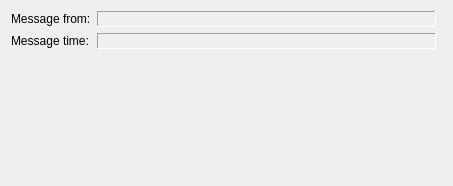
<ui version="4.0" >
 <class>KLinPopupview_base</class>
 <widget class="QWidget" name="KLinPopupview_base" >
  <property name="geometry" >
   <rect>
    <x>0</x>
    <y>0</y>
    <width>453</width>
    <height>186</height>
   </rect>
  </property>
  <property name="sizePolicy" >
   <sizepolicy vsizetype="Minimum" hsizetype="Minimum" >
    <horstretch>0</horstretch>
    <verstretch>0</verstretch>
   </sizepolicy>
  </property>
  <property name="windowTitle" >
   <string>KLinPopup_base</string>
  </property>
  <layout class="QGridLayout" >
   <item row="2" column="0" colspan="3" >
    <widget class="KTextEdit" native="1" name="message_field" >
     <property name="sizePolicy" >
      <sizepolicy vsizetype="MinimumExpanding" hsizetype="MinimumExpanding" >
       <horstretch>0</horstretch>
       <verstretch>0</verstretch>
      </sizepolicy>
     </property>
     <property name="palette" >
      <palette>
       <active>
        <colorrole role="WindowText" >
         <brush brushstyle="SolidPattern" >
          <color alpha="255" >
           <red>0</red>
           <green>0</green>
           <blue>0</blue>
          </color>
         </brush>
        </colorrole>
        <colorrole role="Button" >
         <brush brushstyle="SolidPattern" >
          <color alpha="255" >
           <red>221</red>
           <green>223</green>
           <blue>228</blue>
          </color>
         </brush>
        </colorrole>
        <colorrole role="Light" >
         <brush brushstyle="SolidPattern" >
          <color alpha="255" >
           <red>255</red>
           <green>255</green>
           <blue>255</blue>
          </color>
         </brush>
        </colorrole>
        <colorrole role="Midlight" >
         <brush brushstyle="SolidPattern" >
          <color alpha="255" >
           <red>238</red>
           <green>239</green>
           <blue>241</blue>
          </color>
         </brush>
        </colorrole>
        <colorrole role="Dark" >
         <brush brushstyle="SolidPattern" >
          <color alpha="255" >
           <red>110</red>
           <green>111</green>
           <blue>114</blue>
          </color>
         </brush>
        </colorrole>
        <colorrole role="Mid" >
         <brush brushstyle="SolidPattern" >
          <color alpha="255" >
           <red>147</red>
           <green>149</green>
           <blue>152</blue>
          </color>
         </brush>
        </colorrole>
        <colorrole role="Text" >
         <brush brushstyle="SolidPattern" >
          <color alpha="255" >
           <red>0</red>
           <green>0</green>
           <blue>0</blue>
          </color>
         </brush>
        </colorrole>
        <colorrole role="BrightText" >
         <brush brushstyle="SolidPattern" >
          <color alpha="255" >
           <red>255</red>
           <green>255</green>
           <blue>255</blue>
          </color>
         </brush>
        </colorrole>
        <colorrole role="ButtonText" >
         <brush brushstyle="SolidPattern" >
          <color alpha="255" >
           <red>0</red>
           <green>0</green>
           <blue>0</blue>
          </color>
         </brush>
        </colorrole>
        <colorrole role="Base" >
         <brush brushstyle="SolidPattern" >
          <color alpha="255" >
           <red>255</red>
           <green>255</green>
           <blue>255</blue>
          </color>
         </brush>
        </colorrole>
        <colorrole role="Window" >
         <brush brushstyle="SolidPattern" >
          <color alpha="255" >
           <red>255</red>
           <green>255</green>
           <blue>255</blue>
          </color>
         </brush>
        </colorrole>
        <colorrole role="Shadow" >
         <brush brushstyle="SolidPattern" >
          <color alpha="255" >
           <red>0</red>
           <green>0</green>
           <blue>0</blue>
          </color>
         </brush>
        </colorrole>
        <colorrole role="Highlight" >
         <brush brushstyle="SolidPattern" >
          <color alpha="255" >
           <red>103</red>
           <green>141</green>
           <blue>178</blue>
          </color>
         </brush>
        </colorrole>
        <colorrole role="HighlightedText" >
         <brush brushstyle="SolidPattern" >
          <color alpha="255" >
           <red>255</red>
           <green>255</green>
           <blue>255</blue>
          </color>
         </brush>
        </colorrole>
        <colorrole role="Link" >
         <brush brushstyle="SolidPattern" >
          <color alpha="255" >
           <red>0</red>
           <green>0</green>
           <blue>238</blue>
          </color>
         </brush>
        </colorrole>
        <colorrole role="LinkVisited" >
         <brush brushstyle="SolidPattern" >
          <color alpha="255" >
           <red>82</red>
           <green>24</green>
           <blue>139</blue>
          </color>
         </brush>
        </colorrole>
       </active>
       <inactive>
        <colorrole role="WindowText" >
         <brush brushstyle="SolidPattern" >
          <color alpha="255" >
           <red>0</red>
           <green>0</green>
           <blue>0</blue>
          </color>
         </brush>
        </colorrole>
        <colorrole role="Button" >
         <brush brushstyle="SolidPattern" >
          <color alpha="255" >
           <red>221</red>
           <green>223</green>
           <blue>228</blue>
          </color>
         </brush>
        </colorrole>
        <colorrole role="Light" >
         <brush brushstyle="SolidPattern" >
          <color alpha="255" >
           <red>255</red>
           <green>255</green>
           <blue>255</blue>
          </color>
         </brush>
        </colorrole>
        <colorrole role="Midlight" >
         <brush brushstyle="SolidPattern" >
          <color alpha="255" >
           <red>254</red>
           <green>254</green>
           <blue>255</blue>
          </color>
         </brush>
        </colorrole>
        <colorrole role="Dark" >
         <brush brushstyle="SolidPattern" >
          <color alpha="255" >
           <red>110</red>
           <green>111</green>
           <blue>114</blue>
          </color>
         </brush>
        </colorrole>
        <colorrole role="Mid" >
         <brush brushstyle="SolidPattern" >
          <color alpha="255" >
           <red>147</red>
           <green>149</green>
           <blue>152</blue>
          </color>
         </brush>
        </colorrole>
        <colorrole role="Text" >
         <brush brushstyle="SolidPattern" >
          <color alpha="255" >
           <red>0</red>
           <green>0</green>
           <blue>0</blue>
          </color>
         </brush>
        </colorrole>
        <colorrole role="BrightText" >
         <brush brushstyle="SolidPattern" >
          <color alpha="255" >
           <red>255</red>
           <green>255</green>
           <blue>255</blue>
          </color>
         </brush>
        </colorrole>
        <colorrole role="ButtonText" >
         <brush brushstyle="SolidPattern" >
          <color alpha="255" >
           <red>0</red>
           <green>0</green>
           <blue>0</blue>
          </color>
         </brush>
        </colorrole>
        <colorrole role="Base" >
         <brush brushstyle="SolidPattern" >
          <color alpha="255" >
           <red>255</red>
           <green>255</green>
           <blue>255</blue>
          </color>
         </brush>
        </colorrole>
        <colorrole role="Window" >
         <brush brushstyle="SolidPattern" >
          <color alpha="255" >
           <red>255</red>
           <green>255</green>
           <blue>255</blue>
          </color>
         </brush>
        </colorrole>
        <colorrole role="Shadow" >
         <brush brushstyle="SolidPattern" >
          <color alpha="255" >
           <red>0</red>
           <green>0</green>
           <blue>0</blue>
          </color>
         </brush>
        </colorrole>
        <colorrole role="Highlight" >
         <brush brushstyle="SolidPattern" >
          <color alpha="255" >
           <red>103</red>
           <green>141</green>
           <blue>178</blue>
          </color>
         </brush>
        </colorrole>
        <colorrole role="HighlightedText" >
         <brush brushstyle="SolidPattern" >
          <color alpha="255" >
           <red>255</red>
           <green>255</green>
           <blue>255</blue>
          </color>
         </brush>
        </colorrole>
        <colorrole role="Link" >
         <brush brushstyle="SolidPattern" >
          <color alpha="255" >
           <red>0</red>
           <green>0</green>
           <blue>238</blue>
          </color>
         </brush>
        </colorrole>
        <colorrole role="LinkVisited" >
         <brush brushstyle="SolidPattern" >
          <color alpha="255" >
           <red>82</red>
           <green>24</green>
           <blue>139</blue>
          </color>
         </brush>
        </colorrole>
       </inactive>
       <disabled>
        <colorrole role="WindowText" >
         <brush brushstyle="SolidPattern" >
          <color alpha="255" >
           <red>128</red>
           <green>128</green>
           <blue>128</blue>
          </color>
         </brush>
        </colorrole>
        <colorrole role="Button" >
         <brush brushstyle="SolidPattern" >
          <color alpha="255" >
           <red>221</red>
           <green>223</green>
           <blue>228</blue>
          </color>
         </brush>
        </colorrole>
        <colorrole role="Light" >
         <brush brushstyle="SolidPattern" >
          <color alpha="255" >
           <red>255</red>
           <green>255</green>
           <blue>255</blue>
          </color>
         </brush>
        </colorrole>
        <colorrole role="Midlight" >
         <brush brushstyle="SolidPattern" >
          <color alpha="255" >
           <red>254</red>
           <green>254</green>
           <blue>255</blue>
          </color>
         </brush>
        </colorrole>
        <colorrole role="Dark" >
         <brush brushstyle="SolidPattern" >
          <color alpha="255" >
           <red>110</red>
           <green>111</green>
           <blue>114</blue>
          </color>
         </brush>
        </colorrole>
        <colorrole role="Mid" >
         <brush brushstyle="SolidPattern" >
          <color alpha="255" >
           <red>147</red>
           <green>149</green>
           <blue>152</blue>
          </color>
         </brush>
        </colorrole>
        <colorrole role="Text" >
         <brush brushstyle="SolidPattern" >
          <color alpha="255" >
           <red>0</red>
           <green>0</green>
           <blue>0</blue>
          </color>
         </brush>
        </colorrole>
        <colorrole role="BrightText" >
         <brush brushstyle="SolidPattern" >
          <color alpha="255" >
           <red>255</red>
           <green>255</green>
           <blue>255</blue>
          </color>
         </brush>
        </colorrole>
        <colorrole role="ButtonText" >
         <brush brushstyle="SolidPattern" >
          <color alpha="255" >
           <red>128</red>
           <green>128</green>
           <blue>128</blue>
          </color>
         </brush>
        </colorrole>
        <colorrole role="Base" >
         <brush brushstyle="SolidPattern" >
          <color alpha="255" >
           <red>255</red>
           <green>255</green>
           <blue>255</blue>
          </color>
         </brush>
        </colorrole>
        <colorrole role="Window" >
         <brush brushstyle="SolidPattern" >
          <color alpha="255" >
           <red>255</red>
           <green>255</green>
           <blue>255</blue>
          </color>
         </brush>
        </colorrole>
        <colorrole role="Shadow" >
         <brush brushstyle="SolidPattern" >
          <color alpha="255" >
           <red>0</red>
           <green>0</green>
           <blue>0</blue>
          </color>
         </brush>
        </colorrole>
        <colorrole role="Highlight" >
         <brush brushstyle="SolidPattern" >
          <color alpha="255" >
           <red>103</red>
           <green>141</green>
           <blue>178</blue>
          </color>
         </brush>
        </colorrole>
        <colorrole role="HighlightedText" >
         <brush brushstyle="SolidPattern" >
          <color alpha="255" >
           <red>255</red>
           <green>255</green>
           <blue>255</blue>
          </color>
         </brush>
        </colorrole>
        <colorrole role="Link" >
         <brush brushstyle="SolidPattern" >
          <color alpha="255" >
           <red>0</red>
           <green>0</green>
           <blue>238</blue>
          </color>
         </brush>
        </colorrole>
        <colorrole role="LinkVisited" >
         <brush brushstyle="SolidPattern" >
          <color alpha="255" >
           <red>82</red>
           <green>24</green>
           <blue>139</blue>
          </color>
         </brush>
        </colorrole>
       </disabled>
      </palette>
     </property>
     <property name="focusPolicy" >
      <enum>Qt::NoFocus</enum>
     </property>
     <property name="toolTip" >
      <string/>
     </property>
     <property name="readOnly" stdset="0" >
      <bool>true</bool>
     </property>
    </widget>
   </item>
   <item row="0" column="0" >
    <widget class="QLabel" name="lblFrom" >
     <property name="sizePolicy" >
      <sizepolicy vsizetype="Preferred" hsizetype="Preferred" >
       <horstretch>0</horstretch>
       <verstretch>0</verstretch>
      </sizepolicy>
     </property>
     <property name="minimumSize" >
      <size>
       <width>0</width>
       <height>0</height>
      </size>
     </property>
     <property name="toolTip" >
      <string/>
     </property>
     <property name="whatsThis" >
      <string/>
     </property>
     <property name="text" >
      <string>Message from:</string>
     </property>
     <property name="alignment" >
      <set>Qt::AlignLeading|Qt::AlignLeft|Qt::AlignVCenter</set>
     </property>
     <property name="wordWrap" >
      <bool>false</bool>
     </property>
    </widget>
   </item>
   <item row="1" column="0" >
    <widget class="QLabel" name="lblTime" >
     <property name="sizePolicy" >
      <sizepolicy vsizetype="Preferred" hsizetype="Preferred" >
       <horstretch>0</horstretch>
       <verstretch>0</verstretch>
      </sizepolicy>
     </property>
     <property name="minimumSize" >
      <size>
       <width>0</width>
       <height>0</height>
      </size>
     </property>
     <property name="toolTip" >
      <string/>
     </property>
     <property name="whatsThis" >
      <string/>
     </property>
     <property name="frameShape" >
      <enum>QFrame::NoFrame</enum>
     </property>
     <property name="frameShadow" >
      <enum>QFrame::Plain</enum>
     </property>
     <property name="text" >
      <string>Message time:</string>
     </property>
     <property name="alignment" >
      <set>Qt::AlignLeading|Qt::AlignLeft|Qt::AlignVCenter</set>
     </property>
     <property name="wordWrap" >
      <bool>true</bool>
     </property>
    </widget>
   </item>
   <item row="0" column="1" >
    <widget class="QLabel" name="lblFromValue" >
     <property name="sizePolicy" >
      <sizepolicy vsizetype="Preferred" hsizetype="Expanding" >
       <horstretch>0</horstretch>
       <verstretch>0</verstretch>
      </sizepolicy>
     </property>
     <property name="minimumSize" >
      <size>
       <width>0</width>
       <height>0</height>
      </size>
     </property>
     <property name="toolTip" >
      <string>Sender</string>
     </property>
     <property name="whatsThis" >
      <string>From whom this message was received.</string>
     </property>
     <property name="frameShape" >
      <enum>QFrame::Panel</enum>
     </property>
     <property name="frameShadow" >
      <enum>QFrame::Sunken</enum>
     </property>
     <property name="text" >
      <string/>
     </property>
     <property name="alignment" >
      <set>Qt::AlignLeading|Qt::AlignLeft|Qt::AlignVCenter</set>
     </property>
     <property name="wordWrap" >
      <bool>false</bool>
     </property>
     <property name="margin" >
      <number>0</number>
     </property>
    </widget>
   </item>
   <item row="1" column="1" >
    <widget class="QLabel" name="lblTimeValue" >
     <property name="sizePolicy" >
      <sizepolicy vsizetype="Preferred" hsizetype="Expanding" >
       <horstretch>0</horstretch>
       <verstretch>0</verstretch>
      </sizepolicy>
     </property>
     <property name="minimumSize" >
      <size>
       <width>0</width>
       <height>0</height>
      </size>
     </property>
     <property name="toolTip" >
      <string>When received</string>
     </property>
     <property name="whatsThis" >
      <string>When this message was received.</string>
     </property>
     <property name="frameShape" >
      <enum>QFrame::Panel</enum>
     </property>
     <property name="frameShadow" >
      <enum>QFrame::Sunken</enum>
     </property>
     <property name="text" >
      <string/>
     </property>
     <property name="alignment" >
      <set>Qt::AlignLeading|Qt::AlignLeft|Qt::AlignVCenter</set>
     </property>
     <property name="wordWrap" >
      <bool>false</bool>
     </property>
    </widget>
   </item>
  </layout>
 </widget>
 <layoutdefault spacing="6" margin="11" />
 <pixmapfunction>qPixmapFromMimeSource</pixmapfunction>
 <customwidgets>
  <customwidget>
   <class>KTextEdit</class>
   <extends>QWidget</extends>
   <header>ktextedit.h</header>
  </customwidget>
 </customwidgets>
 <includes>
  <include location="local" >ktextedit.h</include>
 </includes>
 <resources/>
 <connections/>
</ui>
